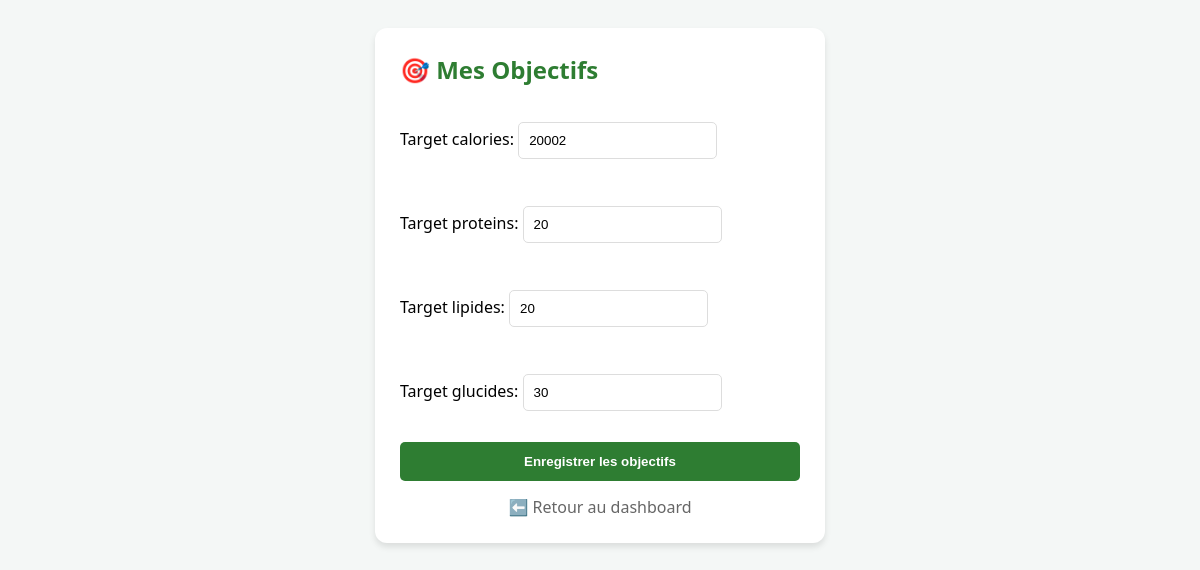
The page /update-goals/ (signed in) on the database its author committed.
### tracker/models.py (models this page shows, shortened)
class Profile(models.Model):
    user = models.OneToOneField(User, on_delete=models.CASCADE)
    height_cm = models.IntegerField(null=True, blank=True)
    target_calories = models.IntegerField(default=2000)
    target_proteins = models.IntegerField(null=True, blank=True)
    target_lipides = models.IntegerField(null=True, blank=True)
    target_glucides = models.IntegerField(null=True, blank=True)

### tracker/views.py (the view)
# urls.py: path('update-goals/', views.update_goals, name='update_goals'),
def update_goals(request):
    profile = request.user.profile
    if request.method == 'POST':
        form = GoalsForm(request.POST, instance=profile)
        if form.is_valid():
            form.save()
            return redirect('dashboard')
    else:
        form = GoalsForm(instance=profile)
    return render(request, 'tracker/update_goals.html', {'form': form})

### tracker/forms.py
class GoalsForm(forms.ModelForm):
    class Meta:
        model = Profile
        fields = ['target_calories', 'target_proteins', 'target_lipides', 'target_glucides']

### tracker/templates/tracker/update_goals.html (shortened to what this page needs)
<!DOCTYPE html>
<html lang="fr">
<head>
</head>
<body>
    <div class="card">
        <h2>🎯 Mes Objectifs</h2>
        <form method="post">
            {{ form.as_p }}
            <button type="submit" class="btn">Enregistrer les objectifs</button>
        </form>
        <a href="{% url 'dashboard' %}" class="back-link">⬅️ Retour au dashboard</a>
    </div>
</body>
</html>

### tracker/templates/tracker/update_goals.html (style rules this page uses)
body { font-family: 'Segoe UI', sans-serif; background: #f4f7f6; padding: 20px; }
.card { background: white; padding: 25px; border-radius: 12px; max-width: 400px; margin: auto; box-shadow: 0 4px 6px rgba(0,0,0,0.1); }
h2 { color: #2e7d32; margin-top: 0; }
form { display: flex; flex-direction: column; gap: 15px; }
input { padding: 10px; border: 1px solid #ddd; border-radius: 5px; }
.btn { background: #2e7d32; color: white; padding: 12px; border: none; border-radius: 5px; cursor: pointer; font-weight: bold; }
.back-link { display: block; margin-top: 15px; text-align: center; color: #666; text-decoration: none; }

### rows shown on the page
Profile: target_calories "20002", target_proteins "20", target_lipides "20", target_glucides "30"
